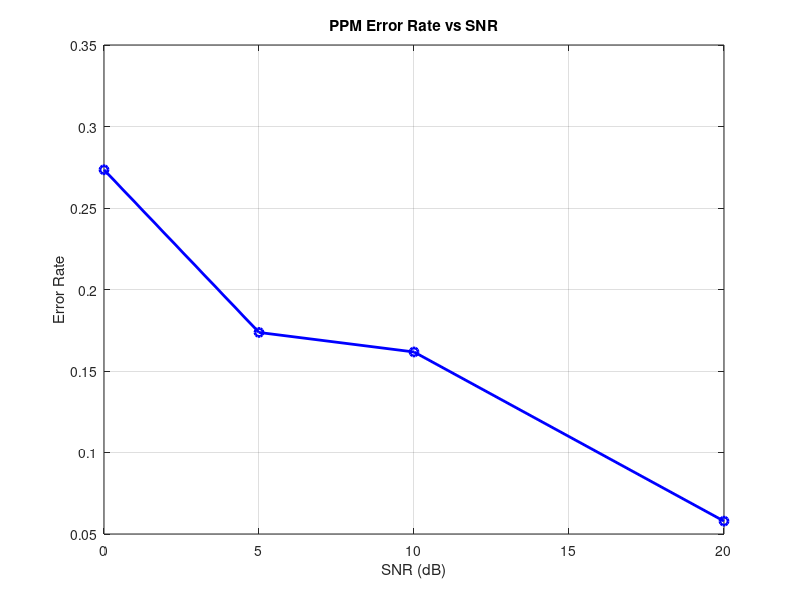
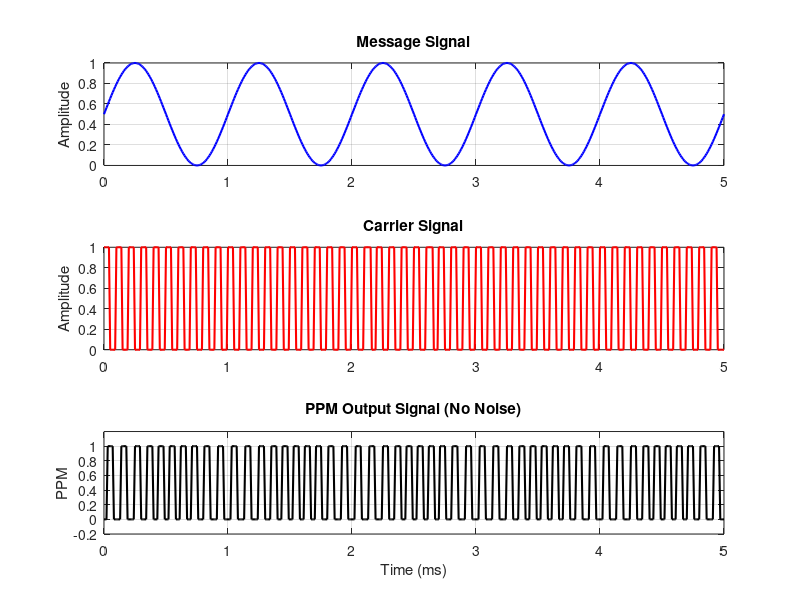
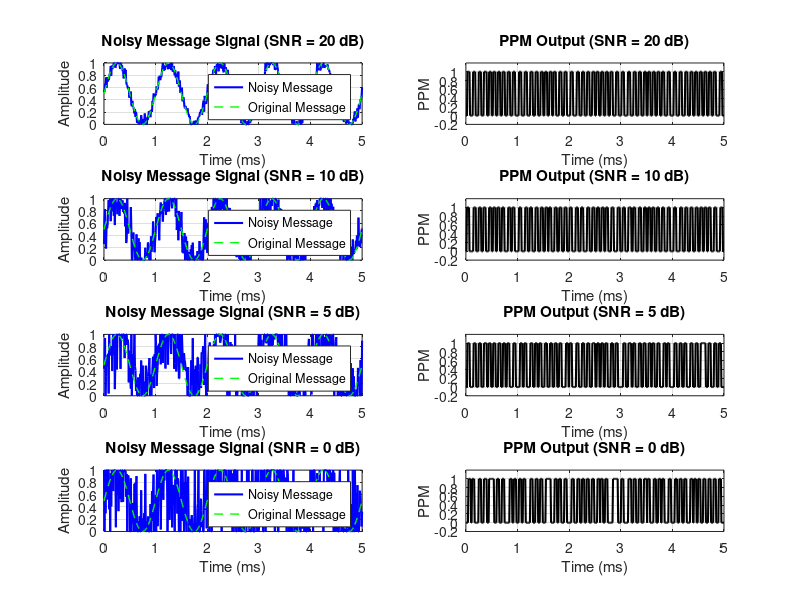

Reproduce these figures in MATLAB, in order.
clc;
clear;
close all;

%% 1. Basic Parameters
fs = 100e3;         % Sampling frequency (Hz)
t = 0:1/fs:5e-3;    % Time vector (5 milliseconds)
N = length(t);      % Number of samples

f_msg = 1000;       % Message signal frequency (Hz)
f_carrier = 10e3;   % Carrier frequency (Hz)
pulse_width = 1/(2*f_carrier); % Pulse width (half carrier period)

%% 2. Generate Message Signal
msg = 0.5 * sin(2*pi*f_msg*t) + 0.5; % Message between 0 and 1 for PPM

%% 3. Generate Carrier Signal
% Generate a pulse train as carrier
carrier_period = 1/f_carrier;
pulse_times = 0:carrier_period:(length(t)/fs);
carrier = zeros(size(t));
for i = 1:length(pulse_times)-1
    idx = (t >= pulse_times(i)) & (t < pulse_times(i) + pulse_width);
    carrier(idx) = 1;
end

%% 4. Generate Original PPM Signal
ppm_original = zeros(size(t));
for i = 1:length(pulse_times)-1
    % Calculate pulse position based on message amplitude
    msg_idx = find(t >= pulse_times(i), 1);
    if msg_idx <= length(msg)
        position_shift = msg(msg_idx) * (carrier_period - pulse_width);
        pulse_start = pulse_times(i) + position_shift;
        idx = (t >= pulse_start) & (t < pulse_start + pulse_width);
        ppm_original(idx) = 1;
    end
end

%% 5. Add Noise Section and Analyze Effect
SNR_levels = [20, 10, 5, 0];  % Signal-to-Noise Ratio levels (dB)
error_rates = zeros(length(SNR_levels), 1);

figure('Name', 'PPM with Noise Analysis');
for i = 1:length(SNR_levels)
    SNR = SNR_levels(i);
    msg_noisy = awgn(msg, SNR, 'measured');
    msg_noisy = max(0, min(1, msg_noisy)); % Clip to [0, 1] for valid PPM
    
    ppm_noisy = zeros(size(t));
    for j = 1:length(pulse_times)-1
        msg_idx = find(t >= pulse_times(j), 1);
        if msg_idx <= length(msg_noisy)
            position_shift = msg_noisy(msg_idx) * (carrier_period - pulse_width);
            pulse_start = pulse_times(j) + position_shift;
            idx = (t >= pulse_start) & (t < pulse_start + pulse_width);
            ppm_noisy(idx) = 1;
        end
    end
    
    error_rate = sum(ppm_noisy ~= ppm_original) / N;
    error_rates(i) = error_rate;
    
    subplot(length(SNR_levels), 2, 2*i-1);
    plot(t*1000, msg_noisy, 'b', 'LineWidth', 1.5);
    hold on;
    plot(t*1000, msg, 'g--', 'LineWidth', 1);
    title(['Noisy Message Signal (SNR = ', num2str(SNR), ' dB)']);
    xlabel('Time (ms)');
    ylabel('Amplitude');
    legend('Noisy Message', 'Original Message');
    grid on;
    
    subplot(length(SNR_levels), 2, 2*i);
    plot(t*1000, ppm_noisy, 'k', 'LineWidth', 1.5);
    title(['PPM Output (SNR = ', num2str(SNR), ' dB)']);
    xlabel('Time (ms)');
    ylabel('PPM');
    ylim([-0.2 1.2]);
    grid on;
end

%% 6. Plot Original Signals
figure('Name', 'Original Signals');
subplot(3,1,1);
plot(t*1000, msg, 'b', 'LineWidth', 1.5);
title('Message Signal');
ylabel('Amplitude');
grid on;

subplot(3,1,2);
plot(t*1000, carrier, 'r', 'LineWidth', 1.5);
title('Carrier Signal');
ylabel('Amplitude');
grid on;

subplot(3,1,3);
plot(t*1000, ppm_original, 'k', 'LineWidth', 1.5);
title('PPM Output Signal (No Noise)');
xlabel('Time (ms)');
ylabel('PPM');
ylim([-0.2 1.2]);
grid on;

%% 7. Display Error Rates
figure('Name', 'Error Rate vs SNR');
plot(SNR_levels, error_rates, 'bo-', 'LineWidth', 2);
xlabel('SNR (dB)');
ylabel('Error Rate');
title('PPM Error Rate vs SNR');
grid on;

disp('SNR (dB) | Error Rate');
disp('---------+------------');
for i = 1:length(SNR_levels)
    fprintf('%8d | %.6f\n', SNR_levels(i), error_rates(i));
end

%% 8. Save Figures as PNG
output_folder = fullfile(pwd, 'PPM_Outputs');
if ~exist(output_folder, 'dir')
    mkdir(output_folder);
end

fig_handles = findall(0, 'Type', 'figure');
for i = 1:length(fig_handles)
    fig = fig_handles(i);
    fig_name = get(fig, 'Name');
    fig_name = strrep(fig_name, ' ', '_');
    fig_name = strrep(fig_name, ':', '');
    saveas(fig, fullfile(output_folder, [fig_name '.png']));
end
